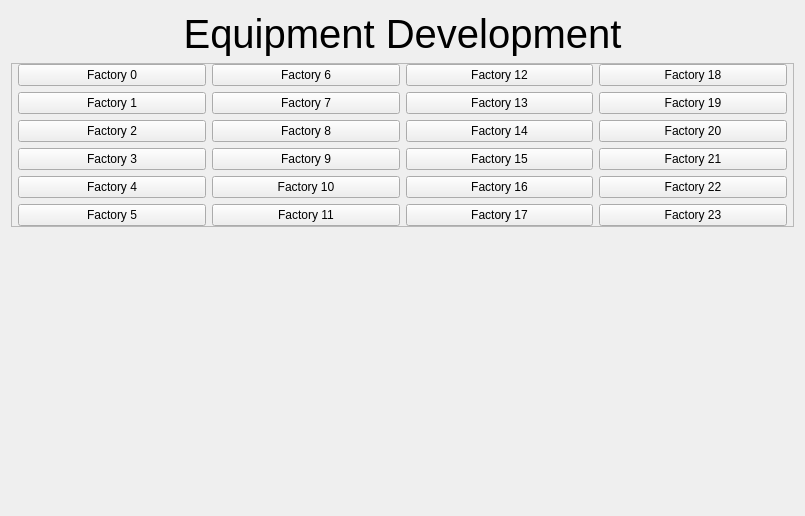
<?xml version="1.0" encoding="UTF-8"?>
<ui version="4.0" idbasedtr="true">
 <class>FactoryArea</class>
 <widget class="QFrame" name="FactoryArea">
  <property name="geometry">
   <rect>
    <x>0</x>
    <y>0</y>
    <width>805</width>
    <height>516</height>
   </rect>
  </property>
  <property name="windowTitle">
   <string>Frame</string>
  </property>
  <property name="styleSheet">
   <string notr="true"/>
  </property>
  <layout class="QVBoxLayout" name="verticalLayout">
   <item>
    <widget class="QLabel" name="FactoryLabel">
     <property name="sizePolicy">
      <sizepolicy hsizetype="Preferred" vsizetype="MinimumExpanding">
       <horstretch>0</horstretch>
       <verstretch>1</verstretch>
      </sizepolicy>
     </property>
     <property name="font">
      <font>
       <pointsize>30</pointsize>
      </font>
     </property>
     <property name="text">
      <string>Equipment Development</string>
     </property>
     <property name="alignment">
      <set>Qt::AlignCenter</set>
     </property>
    </widget>
   </item>
   <item>
    <widget class="QFrame" name="Slots">
     <property name="sizePolicy">
      <sizepolicy hsizetype="Preferred" vsizetype="Expanding">
       <horstretch>0</horstretch>
       <verstretch>1</verstretch>
      </sizepolicy>
     </property>
     <property name="minimumSize">
      <size>
       <width>0</width>
       <height>0</height>
      </size>
     </property>
     <property name="styleSheet">
      <string notr="true"/>
     </property>
     <property name="frameShape">
      <enum>QFrame::StyledPanel</enum>
     </property>
     <property name="frameShadow">
      <enum>QFrame::Raised</enum>
     </property>
     <layout class="QVBoxLayout" name="verticalLayout_2">
      <property name="spacing">
       <number>6</number>
      </property>
      <property name="leftMargin">
       <number>0</number>
      </property>
      <property name="topMargin">
       <number>0</number>
      </property>
      <property name="rightMargin">
       <number>0</number>
      </property>
      <property name="bottomMargin">
       <number>0</number>
      </property>
      <item>
       <layout class="QGridLayout" name="SlotGrid">
        <property name="leftMargin">
         <number>6</number>
        </property>
        <property name="topMargin">
         <number>0</number>
        </property>
        <property name="rightMargin">
         <number>6</number>
        </property>
        <item row="0" column="0">
         <widget class="FactorySlot" name="Factory_Slot_0">
          <property name="text">
           <string>Factory 0</string>
          </property>
         </widget>
        </item>
        <item row="0" column="1">
         <widget class="FactorySlot" name="Factory_Slot_6">
          <property name="text">
           <string>Factory 6</string>
          </property>
         </widget>
        </item>
        <item row="0" column="2">
         <widget class="FactorySlot" name="Factory_Slot_12">
          <property name="text">
           <string>Factory 12</string>
          </property>
         </widget>
        </item>
        <item row="0" column="3">
         <widget class="FactorySlot" name="Factory_Slot_18">
          <property name="text">
           <string>Factory 18</string>
          </property>
         </widget>
        </item>
        <item row="1" column="0">
         <widget class="FactorySlot" name="Factory_Slot_1">
          <property name="text">
           <string>Factory 1</string>
          </property>
         </widget>
        </item>
        <item row="1" column="1">
         <widget class="FactorySlot" name="Factory_Slot_7">
          <property name="text">
           <string>Factory 7</string>
          </property>
         </widget>
        </item>
        <item row="1" column="2">
         <widget class="FactorySlot" name="Factory_Slot_13">
          <property name="text">
           <string>Factory 13</string>
          </property>
         </widget>
        </item>
        <item row="1" column="3">
         <widget class="FactorySlot" name="Factory_Slot_19">
          <property name="text">
           <string>Factory 19</string>
          </property>
         </widget>
        </item>
        <item row="2" column="0">
         <widget class="FactorySlot" name="Factory_Slot_2">
          <property name="text">
           <string>Factory 2</string>
          </property>
         </widget>
        </item>
        <item row="2" column="1">
         <widget class="FactorySlot" name="Factory_Slot_8">
          <property name="text">
           <string>Factory 8</string>
          </property>
         </widget>
        </item>
        <item row="2" column="2">
         <widget class="FactorySlot" name="Factory_Slot_14">
          <property name="text">
           <string>Factory 14</string>
          </property>
         </widget>
        </item>
        <item row="2" column="3">
         <widget class="FactorySlot" name="Factory_Slot_20">
          <property name="text">
           <string>Factory 20</string>
          </property>
         </widget>
        </item>
        <item row="3" column="0">
         <widget class="FactorySlot" name="Factory_Slot_3">
          <property name="text">
           <string>Factory 3</string>
          </property>
         </widget>
        </item>
        <item row="3" column="1">
         <widget class="FactorySlot" name="Factory_Slot_9">
          <property name="text">
           <string>Factory 9</string>
          </property>
         </widget>
        </item>
        <item row="3" column="2">
         <widget class="FactorySlot" name="Factory_Slot_15">
          <property name="text">
           <string>Factory 15</string>
          </property>
         </widget>
        </item>
        <item row="3" column="3">
         <widget class="FactorySlot" name="Factory_Slot_21">
          <property name="text">
           <string>Factory 21</string>
          </property>
         </widget>
        </item>
        <item row="4" column="0">
         <widget class="FactorySlot" name="Factory_Slot_4">
          <property name="text">
           <string>Factory 4</string>
          </property>
         </widget>
        </item>
        <item row="4" column="1">
         <widget class="FactorySlot" name="Factory_Slot_10">
          <property name="text">
           <string>Factory 10</string>
          </property>
         </widget>
        </item>
        <item row="4" column="2">
         <widget class="FactorySlot" name="Factory_Slot_16">
          <property name="text">
           <string>Factory 16</string>
          </property>
         </widget>
        </item>
        <item row="4" column="3">
         <widget class="FactorySlot" name="Factory_Slot_22">
          <property name="text">
           <string>Factory 22</string>
          </property>
         </widget>
        </item>
        <item row="5" column="0">
         <widget class="FactorySlot" name="Factory_Slot_5">
          <property name="text">
           <string>Factory 5</string>
          </property>
         </widget>
        </item>
        <item row="5" column="1">
         <widget class="FactorySlot" name="Factory_Slot_11">
          <property name="text">
           <string>Factory 11</string>
          </property>
         </widget>
        </item>
        <item row="5" column="2">
         <widget class="FactorySlot" name="Factory_Slot_17">
          <property name="text">
           <string>Factory 17</string>
          </property>
         </widget>
        </item>
        <item row="5" column="3">
         <widget class="FactorySlot" name="Factory_Slot_23">
          <property name="text">
           <string>Factory 23</string>
          </property>
         </widget>
        </item>
       </layout>
      </item>
     </layout>
    </widget>
   </item>
   <item>
    <widget class="QWidget" name="ArsenalArea" native="true">
     <property name="sizePolicy">
      <sizepolicy hsizetype="Expanding" vsizetype="Expanding">
       <horstretch>255</horstretch>
       <verstretch>255</verstretch>
      </sizepolicy>
     </property>
     <property name="styleSheet">
      <string notr="true"/>
     </property>
    </widget>
   </item>
  </layout>
 </widget>
 <customwidgets>
  <customwidget>
   <class>FactorySlot</class>
   <extends>QPushButton</extends>
   <header>FactorySlot/factoryslot.h</header>
  </customwidget>
 </customwidgets>
 <resources/>
 <connections/>
</ui>
